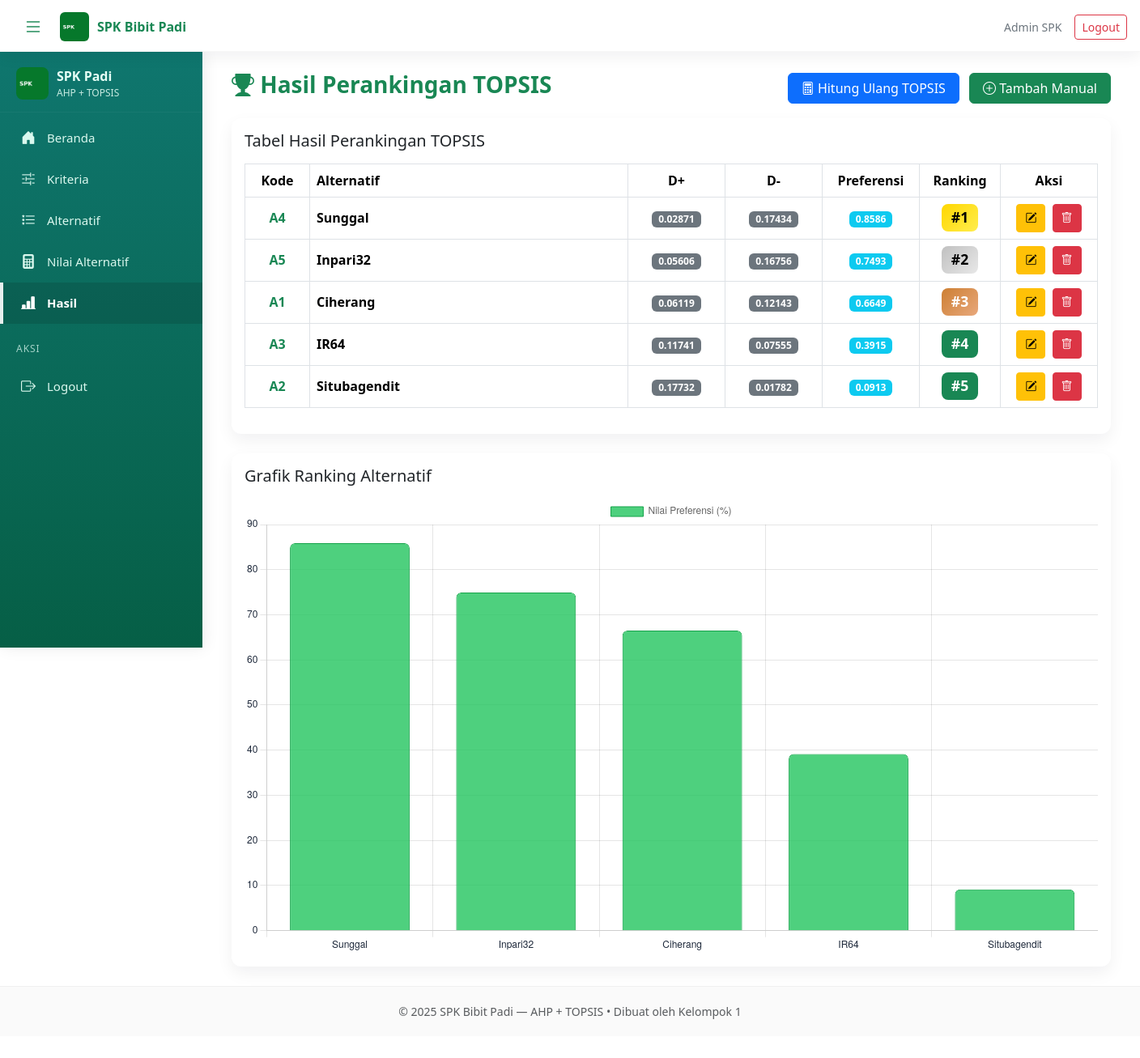
/index.php?page=hasil (signed in), run on the app's committed database.
### tables this page shows
CREATE TABLE `hasil_topsis` (
  `id_hasil` int(11) NOT NULL,
  `id_alternatif` int(11) DEFAULT NULL,
  `d_plus` decimal(10,5) DEFAULT NULL,
  `d_minus` decimal(10,5) DEFAULT NULL,
  `preferensi` decimal(10,5) DEFAULT NULL,
  `ranking` int(11) DEFAULT NULL
);

CREATE TABLE `alternatif` (
  `id_alternatif` int(11) NOT NULL,
  `kode` varchar(10) NOT NULL,
  `nama` varchar(50) NOT NULL
);

### pages/hasil.php (the view, shortened to what this page needs)
<?php
include "./config/koneksi.php";
$q = mysqli_query($koneksi, "
    SELECT
        h.id_hasil,
        h.id_alternatif,
        a.kode,
        a.nama,
        h.d_plus,
        h.d_minus,
        h.preferensi,
        h.ranking
    FROM hasil_topsis h
    JOIN alternatif a ON h.id_alternatif = a.id_alternatif
    ORDER BY h.ranking ASC
");
$labels = [];
$values = [];
$rows = [];
while ($d = mysqli_fetch_assoc($q)) {
    $labels[] = $d['nama'];
    $values[] = round($d['preferensi'] * 100, 4);
    $rows[] = $d;
}
$has_results = count($rows) > 0;
?>
<link href="https://cdn.jsdelivr.net/npm/bootstrap@5.3.2/dist/css/bootstrap.min.css" rel="stylesheet">
<link rel="stylesheet" href="https://cdn.jsdelivr.net/npm/bootstrap-icons@1.11.1/font/bootstrap-icons.css">
<div class="container-fluid">
    <div class="d-flex justify-content-between align-items-center mb-3">
        <h3 class="fw-bold text-success">
            <i class="bi bi-trophy-fill"></i> Hasil Perankingan TOPSIS
        </h3>
        <div>
            <button class="btn btn-primary px-3 me-2"
                    data-bs-toggle="modal"
                    data-bs-target="#modalHitungOtomatis">
                <i class="bi bi-calculator"></i> Hitung Ulang TOPSIS
            </button>
            <button class="btn btn-success px-3"
                    data-bs-toggle="modal"
                    data-bs-target="#modalTambah">
                <i class="bi bi-plus-circle"></i> Tambah Manual
            </button>
        </div>
    </div>
    <div class="card card-modern mb-4">
        <div class="card-body">
            <h5 class="mb-3">Tabel Hasil Perankingan TOPSIS</h5>
            <?php if ($has_results): ?>
            <div class="table-responsive">
                <table class="table table-modern table-bordered table-hover align-middle">
                    <thead>
                        <tr>
                            <th width="80" class="text-center">Kode</th>
                            <th>Alternatif</th>
                            <th width="120" class="text-center">D+</th>
                            <th width="120" class="text-center">D-</th>
                            <th width="120" class="text-center">Preferensi</th>
                            <th width="100" class="text-center">Ranking</th>
                            <th width="120" class="text-center">Aksi</th>
                        </tr>
                    </thead>
                    <tbody>
                        <?php foreach ($rows as $d): ?>
                        <tr>
                            <td class="text-center fw-bold text-success"><?= htmlspecialchars($d['kode']) ?></td>
                            <td class="fw-bold"><?= htmlspecialchars($d['nama']) ?></td>
                            <td class="text-center">
                                <span class="badge bg-secondary">
                                    <?= round($d['d_plus'], 5) ?>
                                </span>
                            </td>
                            <td class="text-center">
                                <span class="badge bg-secondary">
                                    <?= round($d['d_minus'], 5) ?>
                                </span>
                            </td>
                            <td class="text-center">
                                <span class="badge bg-info">
                                    <?= round($d['preferensi'], 4) ?>
                                </span>
                            </td>
                            <td class="text-center">
                                <?php
                                $ranking = $d['ranking'];
                                $badge_class = 'bg-success';
                                if ($ranking == 1) $badge_class = 'ranking-1';
                                elseif ($ranking == 2) $badge_class = 'ranking-2';
                                elseif ($ranking == 3) $badge_class = 'ranking-3';
                                ?>
                                <span class="badge <?= $badge_class ?> ranking-badge">
                                    #<?= $ranking ?>
                                </span>
                            </td>
                            <td class="text-center">
                                <button class="btn btn-warning btn-sm btn-icon"
                                    data-bs-toggle="modal"
                                    data-bs-target="#modalEdit<?= $d['id_hasil'] ?>"
                                    title="Edit Hasil">
                                    <i class="bi bi-pencil-square"></i>
                                </button>
                                <a onclick="return confirm('Hapus hasil ini?')"
                                   href="index.php?page=hasil&hapus=<?= $d['id_hasil'] ?>"
                                   class="btn btn-danger btn-sm btn-icon"
                                   title="Hapus">
                                    <i class="bi bi-trash"></i>
                                </a>
                            </td>
                        </tr>
                        <?php endforeach; ?>
                    </tbody>
                </table>
            </div>
            <?php endif; ?>
        </div>
    </div>
    <?php if ($has_results): ?>
    <div class="card card-modern">
        <div class="card-body">
            <h5 class="mb-3">Grafik Ranking Alternatif</h5>
            <canvas id="barChart" height="160"></canvas>
        </div>
    </div>
    <?php endif; ?>
</div>
<?php if ($has_results): ?>
<script>
let ctx = document.getElementById("barChart").getContext("2d");
new Chart(ctx, {
    type: "bar",
    data: {
        labels: <?= json_encode($labels) ?>,
        datasets: [{
            label: "Nilai Preferensi (%)",
            data: <?= json_encode($values) ?>,
            backgroundColor: "rgba(34,197,94,0.8)",
            borderColor: "rgba(22,163,74,1)",
            borderWidth: 1,
            borderRadius: 6
        }]
    },
    options: {
        responsive: true,
        plugins: {
            legend: { display: true },
            tooltip: {
                callbacks: {
                    label: function(ctx) {
                        return " " + ctx.raw.toFixed(4) + "%";
                    }
                }
            }
        },
        scales: {
            y: {
                beginAtZero: true,
                ticks: { color: "#1e293b" }
            },
            x: {
                ticks: { color: "#1e293b" }
            }
        }
    }
});
</script>
<?php endif; ?>

### assets/css/style.css (style rules this page uses)
:root { --green-500: #16a34a; --green-700: #065f46; --bg: #f6faf6; --muted: #6b7280; }
body { background: var(--bg); font-family: 'Poppins', Arial, sans-serif; color: #0f172a; }
.table thead { background: linear-gradient(90deg, rgba(22,163,74,0.08), rgba(6,182,212,0.02)); }

### header.php (style rules this page uses)
body { padding-top: 64px !important; }

### pages/hasil.php (style rules this page uses)
.card-modern { border-radius: 12px; box-shadow: 0 8px 20px rgba(16,24,40,0.06); border: 0; }
.table-modern thead { background: #16a34a; color: white; vertical-align: middle; }
.btn-icon { padding: 6px 10px; margin: 0 2px; }
.btn-icon i { font-size: 14px; display: inline-block !important; }
.ranking-badge { font-size: 1.1rem; padding: 8px 12px; border-radius: 8px; }
.ranking-1 { background: linear-gradient(135deg, #ffd700 0%, #ffed4e 100%); color: #000; font-weight: bold; }
.ranking-2 { background: linear-gradient(135deg, #c0c0c0 0%, #e8e8e8 100%); color: #000; }
.ranking-3 { background: linear-gradient(135deg, #cd7f32 0%, #e8a87c 100%); color: #fff; }
.bi::before { display: inline-block !important; }

### data on the page
hasil_topsis: id_alternatif.kode "A4", id_alternatif.nama "Sunggal", d_plus "0.02871", d_minus "0.17434", preferensi "0.8586", ranking "1"
hasil_topsis: id_alternatif.kode "A5", id_alternatif.nama "Inpari32", d_plus "0.05606", d_minus "0.16756", preferensi "0.7493", ranking "2"
hasil_topsis: id_alternatif.kode "A1", id_alternatif.nama "Ciherang", d_plus "0.06119", d_minus "0.12143", preferensi "0.6649", ranking "3"
hasil_topsis: id_alternatif.kode "A3", id_alternatif.nama "IR64", d_plus "0.11741", d_minus "0.07555", preferensi "0.3915", ranking "4"
hasil_topsis: id_alternatif.kode "A2", id_alternatif.nama "Situbagendit", d_plus "0.17732", d_minus "0.01782", preferensi "0.0913", ranking "5"

### other printed values
$_SESSION['user']['nama_lengkap'] "Admin SPK"
chart data {{ json_encode($labels) }} ["Sunggal","Inpari32","Ciherang","IR64","Situbagendit"]
